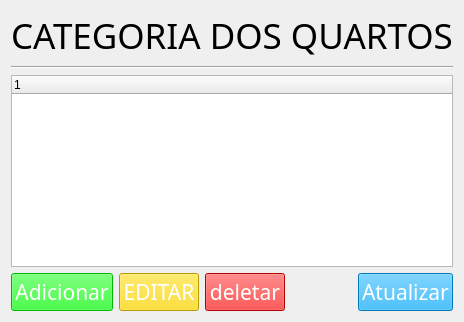
      <widget class="QWidget" name="pg_categoriaQuarto">
       <layout class="QVBoxLayout" name="verticalLayout_5">
        <item>
         <layout class="QVBoxLayout" name="vl_titulo_5">
          <item>
           <widget class="QLabel" name="labelTitulo_5">
            <property name="font">
             <font>
              <family>Bebas Neue</family>
              <pointsize>26</pointsize>
             </font>
            </property>
            <property name="text">
             <string>CATEGORIA DOS QUARTOS</string>
            </property>
           </widget>
          </item>
          <item>
           <widget class="Line" name="line_5">
            <property name="orientation">
             <enum>Qt::Horizontal</enum>
            </property>
           </widget>
          </item>
         </layout>
        </item>
        <item>
         <widget class="QTreeWidget" name="tabelaCategoriaQuarto">
          <column>
           <property name="text">
            <string notr="true">1</string>
           </property>
          </column>
         </widget>
        </item>
        <item>
         <layout class="QHBoxLayout" name="hl_botoes_4">
          <item>
           <widget class="QPushButton" name="adicionarCategoriaQuarto">
            <property name="sizePolicy">
             <sizepolicy hsizetype="Minimum" vsizetype="Fixed">
              <horstretch>0</horstretch>
              <verstretch>0</verstretch>
             </sizepolicy>
            </property>
            <property name="minimumSize">
             <size>
              <width>80</width>
              <height>0</height>
             </size>
            </property>
            <property name="font">
             <font>
              <family>Bebas Neue</family>
              <pointsize>16</pointsize>
             </font>
            </property>
            <property name="styleSheet">
             <string notr="true">color: rgb(255, 255, 255);
background-color: rgb(0, 255, 0);
border-color: transparent;</string>
            </property>
            <property name="text">
             <string>Adicionar</string>
            </property>
           </widget>
          </item>
          <item>
           <widget class="QPushButton" name="editarCategoriaQuarto">
            <property name="sizePolicy">
             <sizepolicy hsizetype="Minimum" vsizetype="Fixed">
              <horstretch>0</horstretch>
              <verstretch>0</verstretch>
             </sizepolicy>
            </property>
            <property name="minimumSize">
             <size>
              <width>80</width>
              <height>0</height>
             </size>
            </property>
            <property name="font">
             <font>
              <family>Bebas Neue</family>
              <pointsize>16</pointsize>
             </font>
            </property>
            <property name="styleSheet">
             <string notr="true">color: rgb(255, 255, 255);
background-color: rgb(255, 217, 0);
border-color: transparent;</string>
            </property>
            <property name="text">
             <string>EDITAR</string>
            </property>
           </widget>
          </item>
          <item>
           <widget class="QPushButton" name="deletarCategoriaQuarto">
            <property name="sizePolicy">
             <sizepolicy hsizetype="Minimum" vsizetype="Fixed">
              <horstretch>0</horstretch>
              <verstretch>0</verstretch>
             </sizepolicy>
            </property>
            <property name="minimumSize">
             <size>
              <width>80</width>
              <height>0</height>
             </size>
            </property>
            <property name="font">
             <font>
              <family>Bebas Neue</family>
              <pointsize>16</pointsize>
             </font>
            </property>
            <property name="styleSheet">
             <string notr="true">color: rgb(255, 255, 255);
background-color: rgb(255, 0, 0);
border-color: transparent;</string>
            </property>
            <property name="text">
             <string>deletar</string>
            </property>
            <property name="flat">
             <bool>false</bool>
            </property>
           </widget>
          </item>
          <item>
           <spacer name="espH_4">
            <property name="orientation">
             <enum>Qt::Horizontal</enum>
            </property>
            <property name="sizeType">
             <enum>QSizePolicy::Expanding</enum>
            </property>
            <property name="sizeHint" stdset="0">
             <size>
              <width>40</width>
              <height>20</height>
             </size>
            </property>
           </spacer>
          </item>
          <item>
           <widget class="QPushButton" name="atualizarCategoriaQuartos">
            <property name="sizePolicy">
             <sizepolicy hsizetype="Minimum" vsizetype="Fixed">
              <horstretch>0</horstretch>
              <verstretch>0</verstretch>
             </sizepolicy>
            </property>
            <property name="minimumSize">
             <size>
              <width>80</width>
              <height>0</height>
             </size>
            </property>
            <property name="font">
             <font>
              <family>Bebas Neue</family>
              <pointsize>16</pointsize>
             </font>
            </property>
            <property name="styleSheet">
             <string notr="true">color: rgb(255, 255, 255);
background-color: rgb(0, 170, 255);
border-color: transparent;</string>
            </property>
            <property name="text">
             <string>Atualizar</string>
            </property>
           </widget>
          </item>
         </layout>
        </item>
       </layout>
      </widget>
